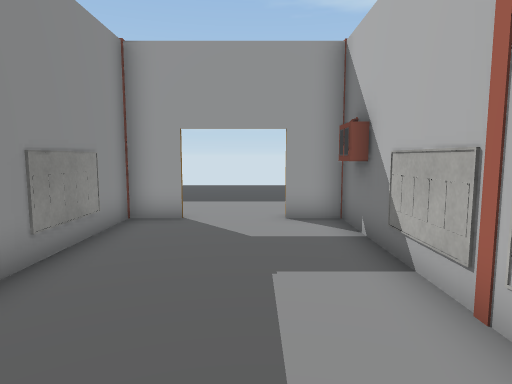
[1] (above)

21 first-person views from a walk through a 3-D level made in the Unity game engine. The camera is 1.5 m above the floor, tilts 6° down and sees 75° across. The floor is counted in squares, 1 m on a side. Each view is taken from the middle of a square. On the plan, view 1 faces up. The plan holds only what a view shows up to about 15 squares ahead; the rest is blank. The place goes on beyond the plan. The player character is not drawn. Door leaves are left out, so doorways stand open. Some surface patterns are stand-ins.

[2]
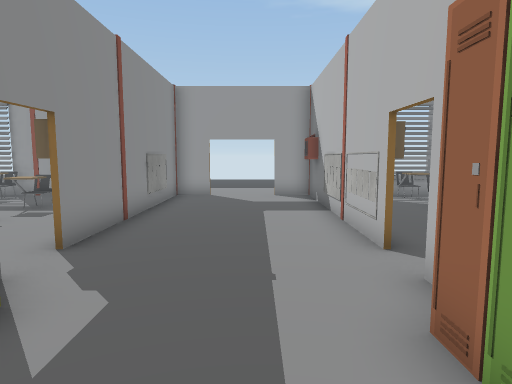

[3]
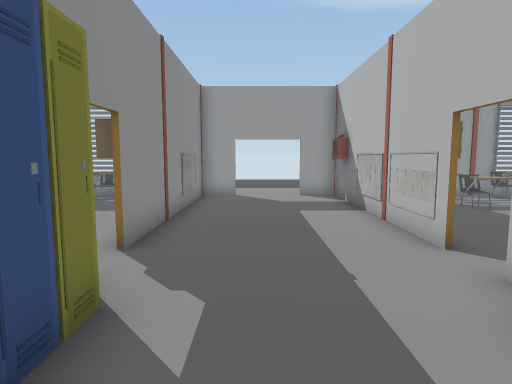

[4]
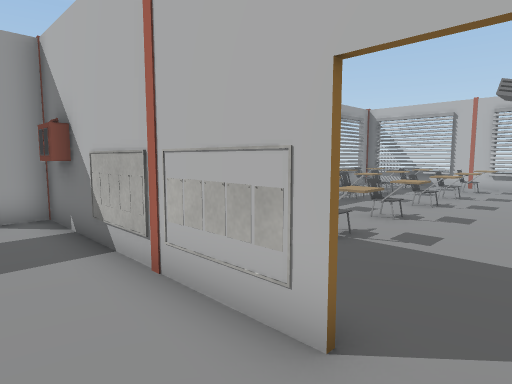

[5]
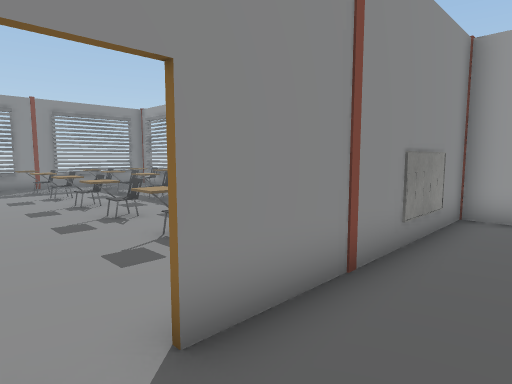

[6]
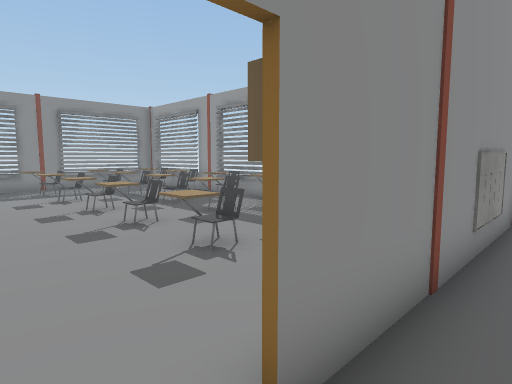

[7]
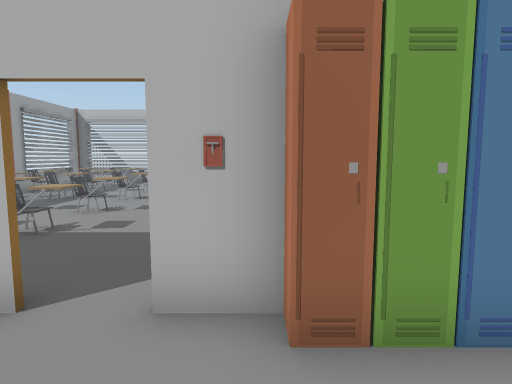

[8]
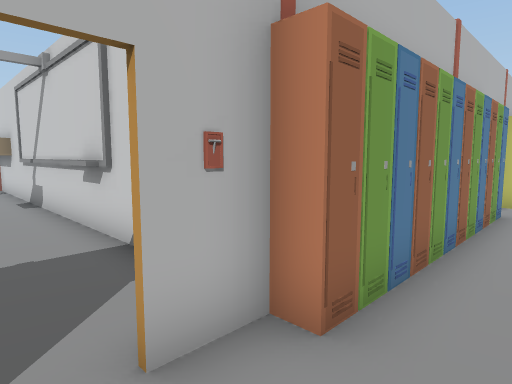

[9]
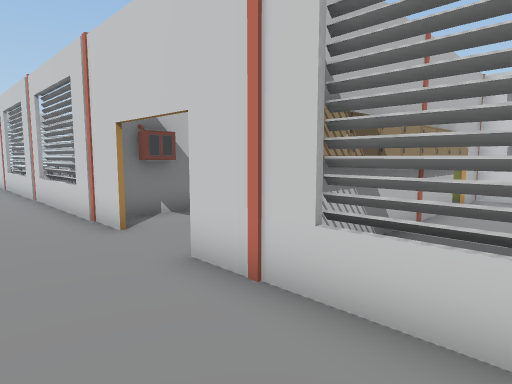

[10]
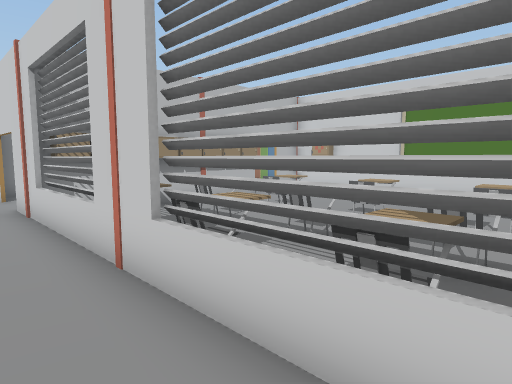

[11]
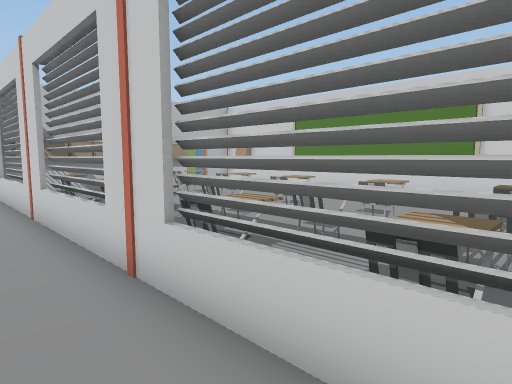

[12]
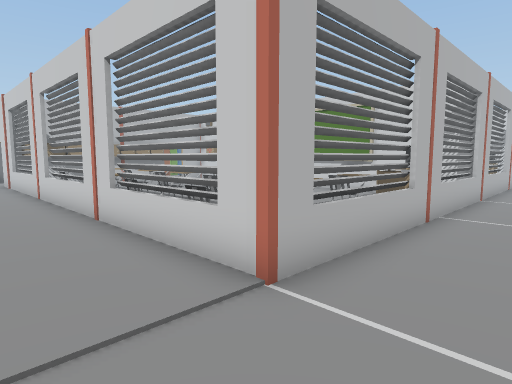

[13]
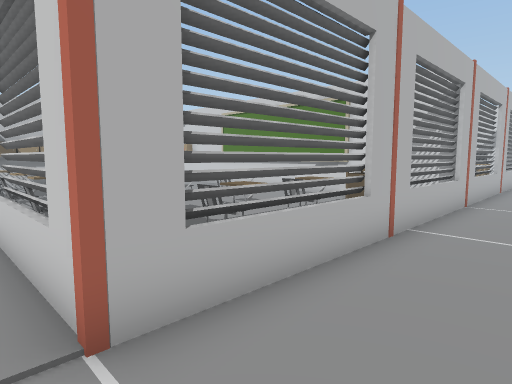

[14]
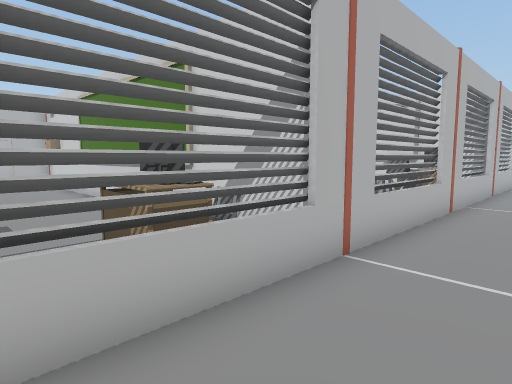

[15]
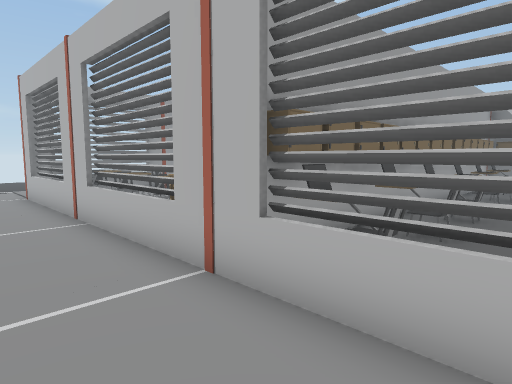

[16]
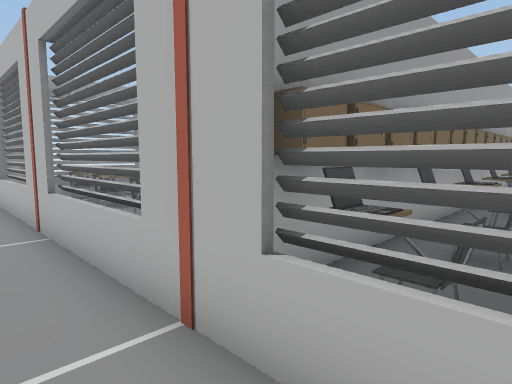

[17]
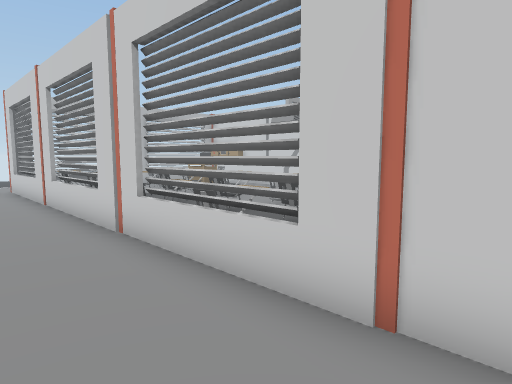

[18]
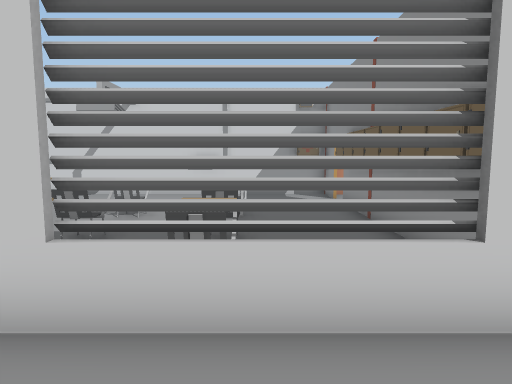

[19]
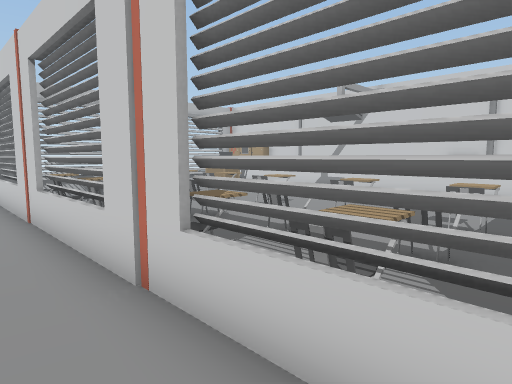

[20]
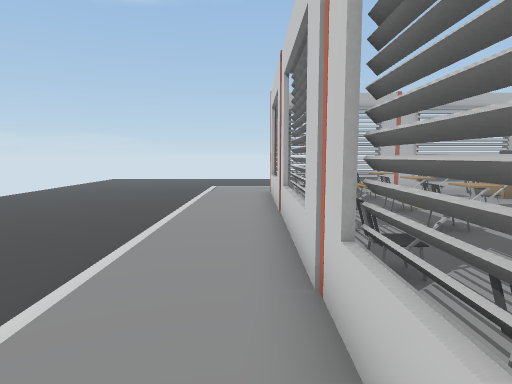

[21]
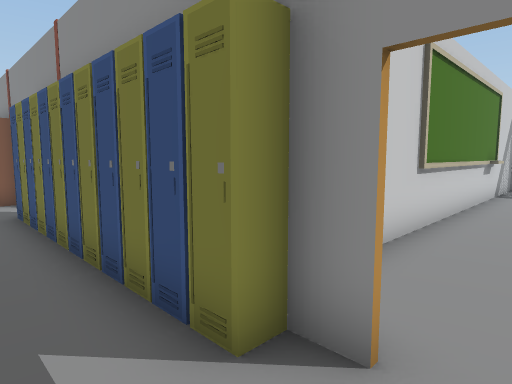

### Floor plan
Key: @ floor where view 1 was taken; # wall or solid block; . main floor; - floor 0.25 m lower than the main floor; D open door; C chair; M computer; T table; O other object.
Columns run from 22 left of view 1 to 14 right of it. Each row starts with its distance up from view 1.
 16                                    --
 15                    -----         ----
 14                    -----        -----
 13                    -----       ------
 12                              --------
 11 . ...           . ...... ............
 10  .............   ....................
  9 .....................................
  8 ...#################DDDDO############
  7 ...#.C.CC.CCCC.C..OODDDDOO.CC.CC.O.CC
  6 ...#.C.CC.C..C.C..OO....OO.CC.C..O.CC
  5 ...#.C.CC.CCCC.C..OO....OO.CC.CC.C.CC
  4  ..#.C.CC.CCCC.C..OO....OO.CC.CC.C.CC
  3  ..#.C.CC.C.CC....OO....OO..C.C..C.CC
  2 ...#.C.CC.CCCC.C..OO....OO.CC.CC.C.CC
  1  ..#..............OO....OO..........
  0 ...#MT............D#..@.DD.........
 -1 ...#CT............DD....DD........
 -2 ...#C############OOO....OO ##########
 -3 ...#OOOOOOOOOOOOOOOO....
 -4 ...#C.CC.O.O OO.O  O....
 -5  ..# .....         O...
 -6 ...#               O.

Positions as (right, up) in squares from view 1, and headings:
1: (0, 0), facing up
2: (0, -5), facing up
3: (-1, -5), facing up
4: (0, -1), facing up-right
5: (-1, -1), facing up-left
6: (-2, -1), facing up-left
7: (-1, -2), facing right
8: (0, 0), facing down-right
9: (-6, 11), facing down-right
10: (-13, 10), facing down-right
11: (-18, 10), facing down-right
12: (-22, 11), facing down-right
13: (-22, 9), facing down-right
14: (-22, 2), facing down-right
15: (-22, -6), facing up-right
16: (-21, -5), facing up-right
17: (1, 11), facing down-right
18: (5, 11), facing down
19: (4, 10), facing down-right
20: (4, 9), facing right
21: (-1, 0), facing down-left
